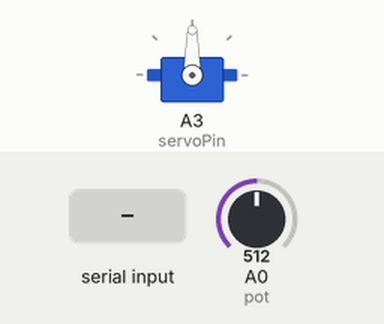
This sketch was run on a simulated Arduino Uno, built with avr-gcc and run on an emulated ATmega328P. Parts: servo. Inputs (shaded band) come from the test bench; at power-on: A0 (pot) = 512. What the sketch prints to the serial monitor is not drawn.

Above: at 1.2 s.
1.3 s: "30,150\n" received over Serial
At 2.5 s:
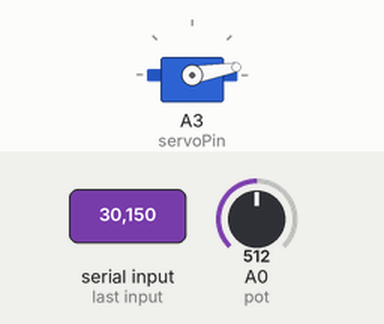
2.8 s: A0 (pot) set to 111
5.8 s: A0 (pot) set to 88
7.5 s: "90,45\n" received over Serial
At 8.1 s:
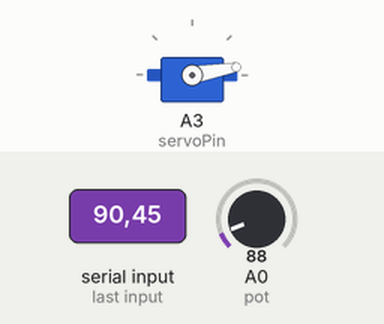
Timing chart, 0 to 10.0 s (numbered marks = the images above; inputs shaded):
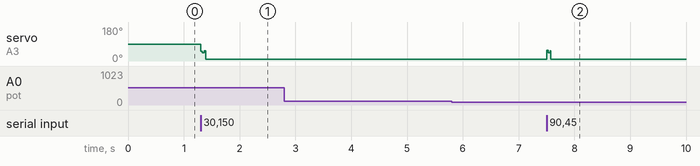

The sketch:

servo.ino
```cpp
#include <Servo.h>
String serialReadout;
Servo myServo;
int defaultPos = 0;
int pot = 0;
int servoPin = A3; // only works in ports 3,5,6,9,10,11
void setup() {
  // put your setup code here, to run once:
   Serial.begin(9600);
  myServo.attach(servoPin);

}
void loop() {
  // put your main code here, to run repeatedly:
  int value = analogRead(pot);
  Serial.print(value);
  Serial.print('\t');

  if(Serial.available()){
    serialReadout = Serial.read();
    myServo.write(serialReadout.toInt());
    delay(15);
    }
}
```

Measured:
- after the input at 1.3 s, servo on A3 (servoPin): 90° → 10° at once
- after the input at 2.8 s, every drawn part: stays the same
- after the input at 5.8 s, every drawn part: stays the same
- after the input at 7.5 s, servo on A3 (servoPin): 10° → 57° at once, → 44° 0.03 s later, → 53° 0.03 s later, → 10° 0.02 s later
